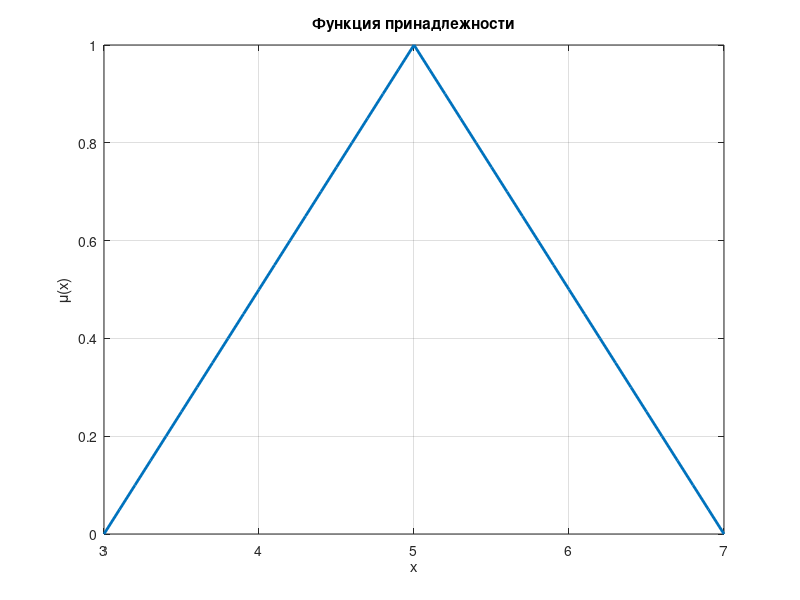

The MATLAB source for this figure:
% Построение треугольной функции принадлежности
x = 3:0.1:7; % Диапазон значений x
mu = max(0, 1 - abs(x - 5) / 2); % Треугольная функция
plot(x, mu, 'LineWidth', 2); % Построение графика
grid on;
title('Функция принадлежности'); % Заголовок графика
xlabel('x'); % Подпись оси x
ylabel('μ(x)'); % Подпись оси y
